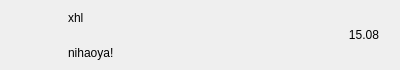
<?xml version="1.0" encoding="UTF-8"?>
<ui version="4.0">
 <class>ChatUserWid</class>
 <widget class="QWidget" name="ChatUserWid">
  <property name="geometry">
   <rect>
    <x>0</x>
    <y>0</y>
    <width>400</width>
    <height>70</height>
   </rect>
  </property>
  <property name="minimumSize">
   <size>
    <width>0</width>
    <height>70</height>
   </size>
  </property>
  <property name="maximumSize">
   <size>
    <width>16777215</width>
    <height>70</height>
   </size>
  </property>
  <property name="windowTitle">
   <string>Form</string>
  </property>
  <layout class="QHBoxLayout" name="horizontalLayout">
   <property name="spacing">
    <number>5</number>
   </property>
   <property name="topMargin">
    <number>2</number>
   </property>
   <property name="bottomMargin">
    <number>2</number>
   </property>
   <item>
    <widget class="QWidget" name="icon_wid" native="true">
     <property name="minimumSize">
      <size>
       <width>50</width>
       <height>50</height>
      </size>
     </property>
     <property name="maximumSize">
      <size>
       <width>50</width>
       <height>50</height>
      </size>
     </property>
     <widget class="QLabel" name="icon_lb">
      <property name="geometry">
       <rect>
        <x>0</x>
        <y>2</y>
        <width>45</width>
        <height>45</height>
       </rect>
      </property>
      <property name="minimumSize">
       <size>
        <width>45</width>
        <height>45</height>
       </size>
      </property>
      <property name="maximumSize">
       <size>
        <width>45</width>
        <height>45</height>
       </size>
      </property>
      <property name="text">
       <string/>
      </property>
     </widget>
     <widget class="QLabel" name="red_point">
      <property name="geometry">
       <rect>
        <x>20</x>
        <y>0</y>
        <width>30</width>
        <height>30</height>
       </rect>
      </property>
      <property name="minimumSize">
       <size>
        <width>30</width>
        <height>30</height>
       </size>
      </property>
      <property name="maximumSize">
       <size>
        <width>30</width>
        <height>30</height>
       </size>
      </property>
      <property name="text">
       <string/>
      </property>
     </widget>
    </widget>
   </item>
   <item>
    <widget class="QWidget" name="user_info_wid" native="true">
     <layout class="QVBoxLayout" name="verticalLayout">
      <property name="spacing">
       <number>7</number>
      </property>
      <property name="leftMargin">
       <number>2</number>
      </property>
      <property name="topMargin">
       <number>2</number>
      </property>
      <property name="rightMargin">
       <number>2</number>
      </property>
      <property name="bottomMargin">
       <number>2</number>
      </property>
      <item>
       <widget class="QLabel" name="user_name_lb">
        <property name="maximumSize">
         <size>
          <width>130</width>
          <height>16777215</height>
         </size>
        </property>
        <property name="text">
         <string>xhl</string>
        </property>
       </widget>
      </item>
      <item>
       <widget class="QLabel" name="user_chat_lb">
        <property name="maximumSize">
         <size>
          <width>130</width>
          <height>16777215</height>
         </size>
        </property>
        <property name="text">
         <string>nihaoya!</string>
        </property>
       </widget>
      </item>
     </layout>
    </widget>
   </item>
   <item>
    <widget class="QWidget" name="time_wid" native="true">
     <property name="minimumSize">
      <size>
       <width>50</width>
       <height>50</height>
      </size>
     </property>
     <property name="maximumSize">
      <size>
       <width>50</width>
       <height>50</height>
      </size>
     </property>
     <layout class="QHBoxLayout" name="horizontalLayout_3">
      <property name="spacing">
       <number>2</number>
      </property>
      <property name="leftMargin">
       <number>3</number>
      </property>
      <property name="topMargin">
       <number>3</number>
      </property>
      <property name="rightMargin">
       <number>3</number>
      </property>
      <property name="bottomMargin">
       <number>3</number>
      </property>
      <item>
       <widget class="QLabel" name="time_lb">
        <property name="text">
         <string>15.08</string>
        </property>
        <property name="alignment">
         <set>Qt::AlignCenter</set>
        </property>
       </widget>
      </item>
     </layout>
    </widget>
   </item>
  </layout>
 </widget>
 <resources/>
 <connections/>
</ui>
